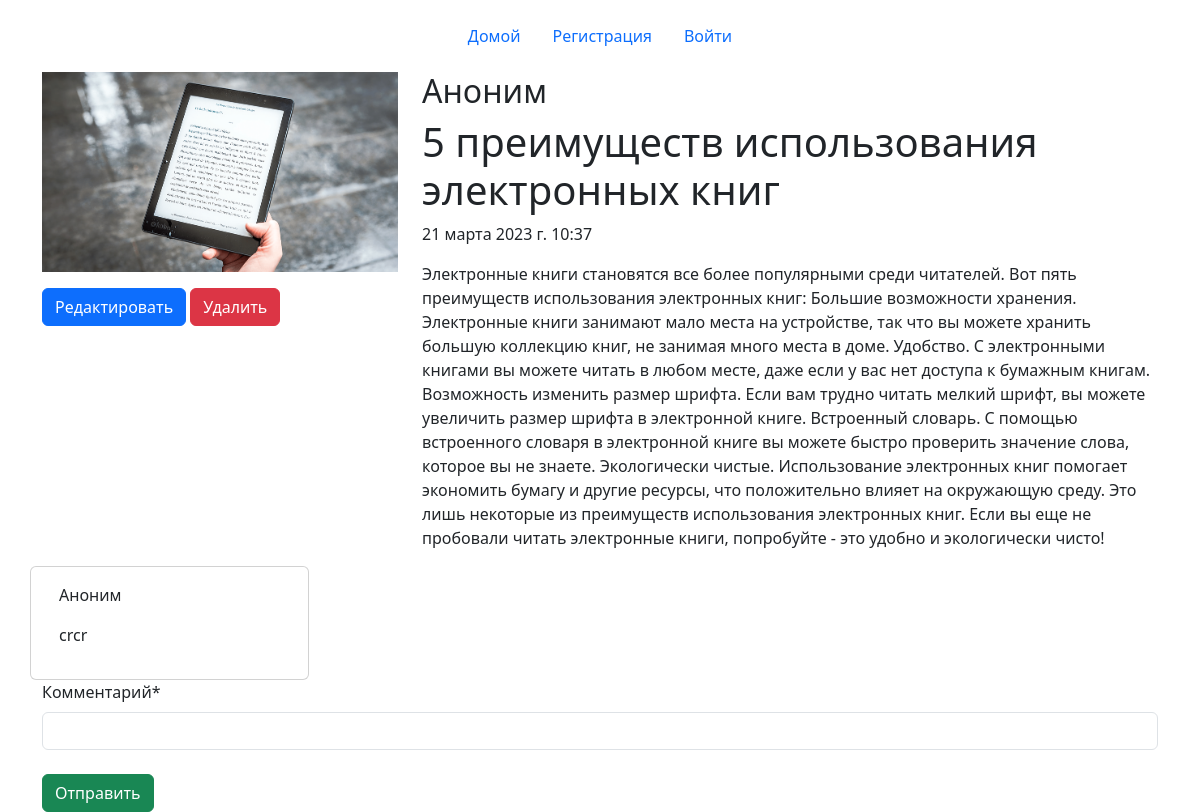
Page /post/5-preimuschestv-ispolzovaniya-elektronnyih-knig-0815494491780000/ on the committed database.
### main/models.py (models this page shows, shortened)
class Post(models.Model):
    title = models.CharField('Заголовок', max_length=100)
    slug = models.SlugField(max_length=100, unique=True, blank=True)
    text = models.TextField('Текст', max_length=10000)
    date = models.DateTimeField('Дата публикации', auto_now_add=True, blank=True)
    author = models.ForeignKey(User, on_delete=models.CASCADE, related_name='posts', blank=True,
                               null=True)
    anonimus = models.BooleanField('Аноним', blank=True, default=True)
    anonimus_name = models.CharField('Аноним', max_length=10, blank=True, default='Аноним')
    image = models.ImageField('Изображение', upload_to='post_image', null=True, blank=True)
    class Meta:
        verbose_name = 'Пост'
        verbose_name_plural = 'Посты'
        ordering = ['-date']

class Comment(models.Model):
    post = models.ForeignKey(Post, on_delete=models.CASCADE, related_name='comments', verbose_name='Статья', blank=True,
                             null=True)
    author = models.ForeignKey(User, on_delete=models.CASCADE, related_name='comments', blank=True,
                               null=True)
    anonimus = models.BooleanField('Аноним', blank=True, default=True)
    anonimus_name = models.CharField('Аноним', max_length=10, default='Аноним')
    text = models.CharField('Комментарий', max_length=225)
    date = models.DateTimeField(auto_now_add=True)
    class Meta:
        verbose_name = 'Комментарий'
        verbose_name_plural = 'Комментарии'
        ordering = ['-date']

### main/views.py (the view, shortened to what this page needs)
# urls.py: path('post/<slug:slug>/', post_detail, name='post'),
def post_detail(request, slug):
    post = get_object_or_404(Post, slug=slug)
    author_pk = post.author.pk if post.author else None
    comments = Comment.objects.filter(post=post)
    can_update = True if post.author == request.user or post.anonimus else False
    form = CommentForm()
    return render(request, 'posts/post_detail.html', locals())

### main/forms.py
class CommentForm(ModelForm):
    class Meta:
        model = Comment
        fields = ('text',)

### templates/posts/post_detail.html (shortened to what this page needs)
{% extends 'base.html' %}
{% load crispy_forms_tags %}
{% block content %}
<div class="row">
    <div class="col-4">
        {% if post.image %}
        <img class="img-fluid" src="{{post.image.url}}" alt="">
        {% else %}
        <img class="img-fluid" src="https://media.istockphoto.com/id/1357365823/vector/default-image-icon-vector-missing-picture-page-for-website-design-or-mobile-app-no-photo.jpg?s=612x612&w=0&k=20&c=PM_optEhHBTZkuJQLlCjLz-v3zzxp-1mpNQZsdjrbns="
             height="300" alt="">
        {% endif %}
        {% if can_update %}
        <div class="col mt-3">
            <a class="btn btn-primary mb-2 " href="{% url 'post_update' post.slug %}" role="button">Редактировать</a>
            <a class="btn btn-danger mb-2 " href="{% url 'post_delete' post.slug %}" role="button">Удалить</a>
        </div>
        {% endif %}
    </div>
    <div class="col">
        {% if post.author %}
        <h2><a href="{% url 'author_post_list' post.author.pk  %}">{{post.author}}</a>
            <svg xmlns="http://www.w3.org/2000/svg" width="16" height="16" fill="currentColor"
                 class="bi bi-check-circle-fill" viewBox="0 0 16 16" style="color: cornflowerblue">
                <path d="M16 8A8 8 0 1 1 0 8a8 8 0 0 1 16 0zm-3.97-3.03a.75.75 0 0 0-1.08.022L7.477 9.417 5.384 7.323a.75.75 0 0 0-1.06 1.06L6.97 11.03a.75.75 0 0 0 1.079-.02l3.992-4.99a.75.75 0 0 0-.01-1.05z"/>
            </svg>
        </h2>
        {% else %}
        <h2>{{post.anonimus_name}}</h2>
        {% endif %}
        <h1>{{post.title}}</h1>
        <p>{{post.date}}</p>
        <p>{{post.text}}</p>
    </div>
    {% if comments %}
    <div class="row">
        {% for comment in comments %}
        <div class="col-3 card">
            <div class="card-body">
                {% if comment.author %}
                <p>{{comment.author}}
                    <svg xmlns="http://www.w3.org/2000/svg" width="16" height="16" fill="currentColor"
                         class="bi bi-check-circle-fill" viewBox="0 0 16 16" style="color: cornflowerblue">
                        <path d="M16 8A8 8 0 1 1 0 8a8 8 0 0 1 16 0zm-3.97-3.03a.75.75 0 0 0-1.08.022L7.477 9.417 5.384 7.323a.75.75 0 0 0-1.06 1.06L6.97 11.03a.75.75 0 0 0 1.079-.02l3.992-4.99a.75.75 0 0 0-.01-1.05z"/>
                    </svg>
                </p>
                {% else %}
                <p>{{comment.anonimus_name}}</p>
                {% endif %}
                <p>{{comment.text}}</p>
            </div>
        </div>
        {% endfor %}
    </div>
    {% endif %}
    <form action="" method="POST">
        {{form|crispy}}
        <button type="submit" class="btn btn-success mt-2">Отправить</button>
    </form>
    {% endblock %}

### rows in the picture
Post: image (picture), anonimus_name "Аноним", title "5 преимуществ использования электронных книг", date "21 марта 2023 г. 10:37", text "Электронные книги становятся все более популярными среди читателей. Вот пять преимуществ использования электронных книг: Большие возможности хранения. Электронные книги занимают мало места на устройстве, так что вы можете хранить большую коллекцию книг, не занимая много места в доме. Удобство. С электронными книгами вы можете читать в любом месте, даже если у вас нет доступа к бумажным книгам. Возможность изменить размер шрифта. Если вам трудно читать мелкий шрифт, вы можете увеличить размер шрифта в электронной книге. Встроенный словарь. С помощью встроенного словаря в электронной книге вы можете быстро проверить значение слова, которое вы не знаете. Экологически чистые. Использование…"
Comment: anonimus_name "Аноним", text "crcr"
